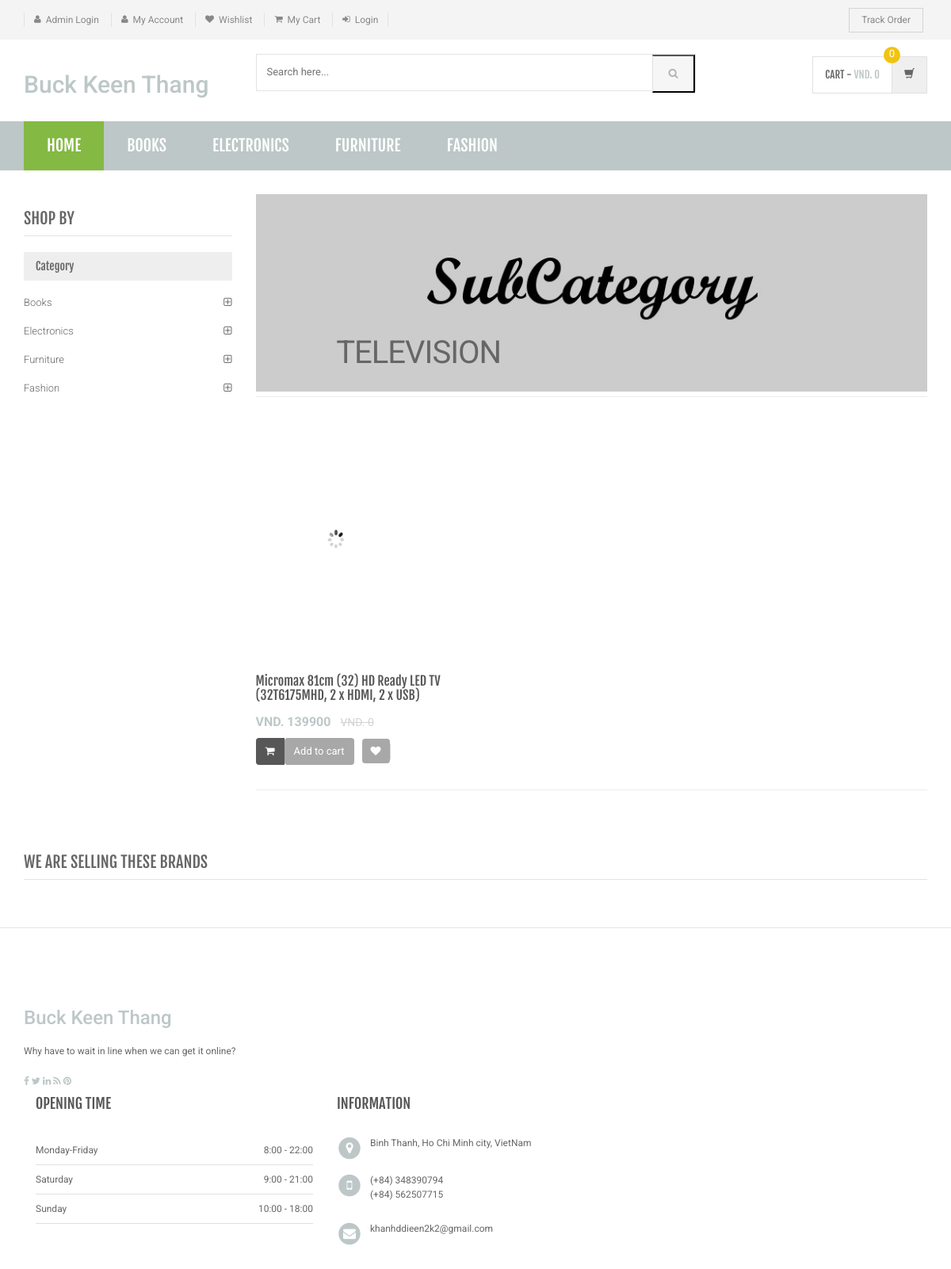
/sub-category.php?scid=3, run on the app's committed database.
### tables this page shows
CREATE TABLE `category` (
  `id` int(11) NOT NULL,
  `categoryName` varchar(255) DEFAULT NULL,
  `categoryDescription` longtext,
  `creationDate` timestamp NOT NULL DEFAULT CURRENT_TIMESTAMP,
  `updationDate` varchar(255) DEFAULT NULL
);

CREATE TABLE `subcategory` (
  `id` int(11) NOT NULL,
  `categoryid` int(11) DEFAULT NULL,
  `subcategory` varchar(255) DEFAULT NULL,
  `creationDate` timestamp NULL DEFAULT CURRENT_TIMESTAMP,
  `updationDate` varchar(255) DEFAULT NULL
);

CREATE TABLE `products` (
  `id` int(11) NOT NULL,
  `category` int(11) NOT NULL,
  `subCategory` int(11) DEFAULT NULL,
  `productName` varchar(255) DEFAULT NULL,
  `productCompany` varchar(255) DEFAULT NULL,
  `productPrice` int(11) DEFAULT NULL,
  `productPriceBeforeDiscount` int(11) DEFAULT NULL,
  `productDescription` longtext,
  `productImage1` varchar(255) DEFAULT NULL,
  `productImage2` varchar(255) DEFAULT NULL,
  `productImage3` varchar(255) DEFAULT NULL,
  `shippingCharge` int(11) DEFAULT NULL,
  `productAvailability` varchar(255) DEFAULT NULL,
  `postingDate` timestamp NULL DEFAULT CURRENT_TIMESTAMP,
  `updationDate` varchar(255) DEFAULT NULL
);

### sub-category.php (the view, shortened to what this page needs)
<?php
include('includes/config.php');
$cid=intval($_GET['scid']);
?>
<!DOCTYPE html>
<html lang="en">
	<head>
	    <link rel="stylesheet" href="assets/css/bootstrap.min.css">
	    <link rel="stylesheet" href="assets/css/main.css">
	    <link rel="stylesheet" href="assets/css/green.css">
	    <link rel="stylesheet" href="assets/css/owl.carousel.css">
		<link rel="stylesheet" href="assets/css/owl.transitions.css">
		<link href="assets/css/lightbox.css" rel="stylesheet">
		<link rel="stylesheet" href="assets/css/animate.min.css">
		<link rel="stylesheet" href="assets/css/rateit.css">
		<link rel="stylesheet" href="assets/css/bootstrap-select.min.css">
		<link rel="stylesheet" href="assets/css/config.css">
		<link href="assets/css/green.css" rel="alternate stylesheet" title="Green color">
		<link href="assets/css/blue.css" rel="alternate stylesheet" title="Blue color">
		<link href="assets/css/red.css" rel="alternate stylesheet" title="Red color">
		<link href="assets/css/orange.css" rel="alternate stylesheet" title="Orange color">
		<link href="assets/css/dark-green.css" rel="alternate stylesheet" title="Darkgreen color">
		<link rel="stylesheet" href="assets/css/font-awesome.min.css">
	</head>
    <body class="cnt-home">
<header class="header-style-1">
<?php include('includes/top-header.php');?>
<?php include('includes/main-header.php');?>
<?php include('includes/menu-bar.php');?>
</header>
<div class="body-content outer-top-xs">
	<div class='container'>
		<div class='row outer-bottom-sm'>
			<div class='col-md-3 sidebar'>
	            <div class="sidebar-module-container">
	            	<h3 class="section-title">shop by</h3>
	            	<div class="sidebar-filter">
<div class="sidebar-widget wow fadeInUp outer-bottom-xs ">
	<div class="widget-header m-t-20">
		<h4 class="widget-title">Category</h4>
	</div>
	<div class="sidebar-widget-body m-t-10">
	         <?php $sql=mysqli_query($con,"select id,categoryName  from category");
while($row=mysqli_fetch_array($sql))
{
    ?>
		<div class="accordion">
	    	<div class="accordion-group">
	            <div class="accordion-heading">
	                <a href="category.php?cid=<?php echo $row['id'];?>"  class="accordion-toggle collapsed">
	                   <?php echo $row['categoryName'];?>
	                </a>
	            </div>
	        </div>
	    </div>
	    <?php } ?>
	</div>
</div>
	            	</div>
	            </div>
            </div>
			<div class='col-md-9'>
	<div id="category" class="category-carousel hidden-xs">
		<div class="item">
			<div class="image">
				<img src="assets/images/banners/cat-banner-2.jpg" alt="" class="img-responsive">
			</div>
			<div class="container-fluid">
				<div class="caption vertical-top text-left">
					<div class="big-text">
						<br />
					</div>
					       <?php $sql=mysqli_query($con,"select subcategory  from subcategory where id='$cid'");
while($row=mysqli_fetch_array($sql))
{
    ?>
					<div class="excerpt hidden-sm hidden-md">
						<?php echo htmlentities($row['subcategory']);?>
					</div>
			<?php } ?>
				</div>
			</div>
		</div>
</div>
				<div class="search-result-container">
					<div id="myTabContent" class="tab-content">
						<div class="tab-pane active " id="grid-container">
							<div class="category-product  inner-top-vs">
								<div class="row">
			<?php
$ret=mysqli_query($con,"select * from products where subCategory='$cid'");
$num=mysqli_num_rows($ret);
if($num>0)
{
while ($row=mysqli_fetch_array($ret))
{?>
		<div class="col-sm-6 col-md-4 wow fadeInUp">
			<div class="products">
	<div class="product">
		<div class="product-image">
			<div class="image">
				<a href="product-details.php?pid=<?php echo htmlentities($row['id']);?>"><img  src="assets/images/blank.gif" data-echo="admin/productimages/<?php echo htmlentities($row['id']);?>/<?php echo htmlentities($row['productImage1']);?>" alt="" width="200" height="300"></a>
			</div>
		</div>
		<div class="product-info text-left">
			<h3 class="name"><a href="product-details.php?pid=<?php echo htmlentities($row['id']);?>"><?php echo htmlentities($row['productName']);?></a></h3>
			<div class="product-price">
				<span class="price">
				 VND. <?php echo htmlentities($row['productPrice']);?>			</span>
										     <span class="price-before-discount">VND. <?php echo htmlentities($row['productPriceBeforeDiscount']);?></span>
			</div>
		</div>
					<div class="cart clearfix animate-effect">
				<div class="action">
					<ul class="list-unstyled">
						<li class="add-cart-button btn-group">
						<?php if($row['productAvailability']=='In Stock'){?>
										<button class="btn btn-primary icon" data-toggle="dropdown" type="button">
								<i class="fa fa-shopping-cart"></i>
							</button>
							<a href="category.php?page=product&action=add&id=<?php echo $row['id']; ?>">
							<button class="btn btn-primary" type="button">Add to cart</button></a>
								<?php } else {?>
							<div class="action" style="color:red">Out of Stock</div>
					<?php } ?>
						</li>
		                <li class="lnk wishlist">
							<a class="add-to-cart" href="category.php?pid=<?php echo htmlentities($row['id'])?>&&action=wishlist" title="Wishlist">
								 <i class="icon fa fa-heart"></i>
							</a>
						</li>
					</ul>
				</div>
			</div>
			</div>
			</div>
		</div>
	  <?php } } else {?>
		<div class="col-sm-6 col-md-4 wow fadeInUp"> <h3>No Product Found</h3>
		</div>
<?php } ?>
										</div>
							</div>
						</div>
				</div>
			</div>
		</div></div>
		<?php include('includes/brands-slider.php');?>
</div>
</div>
<?php include('includes/footer.php');?>
</body>
</html>

### includes/menu-bar.php (shortened to what this page needs)
<div class="header-nav animate-dropdown">
    <div class="container">
        <div class="yamm navbar navbar-default" role="navigation">
            <div class="nav-bg-class">
                <div class="navbar-collapse collapse" id="mc-horizontal-menu-collapse">
	<div class="nav-outer">
		<ul class="nav navbar-nav">
			<li class="active dropdown yamm-fw">
				<a href="index.php" data-hover="dropdown" class="dropdown-toggle">Home</a>
			</li>
              <?php $sql=mysqli_query($con,"select id,categoryName  from category limit 6");
while($row=mysqli_fetch_array($sql))
{
    ?>
			<li class="dropdown yamm">
				<a href="category.php?cid=<?php echo $row['id'];?>"> <?php echo $row['categoryName'];?></a>
			</li>
			<?php } ?>
		</ul>
		<div class="clearfix"></div>
	</div>
</div>
            </div>
        </div>
    </div>
</div>

### assets/css/green.css (style rules this page uses)
a { color: hsl(180, 8%, 76%) }
.header-style-1 .header-nav { background: hsl(180, 8%, 76%) }
.cnt-home .header-style-1 .header-nav .navbar .navbar-nav > li.active { background: #84b943; }
.product .product-info .product-price .price { color: hsl(180, 8%, 76%) }
.sidebar .sidebar-module-container .sidebar-widget .sidebar-widget-body .accordion .accordion-group .accordion-heading .accordion-toggle, .sidebar .sidebar-module-container .sidebar-widget .sidebar-widget-body .accordion .accordion-group .accordion-heading .accordion-toggle:hover, .sidebar .sidebar-module-container .sidebar-widget .sidebar-widget-body .accordion .accordion-group .accordion-heading .accordion-toggle:focus, .sidebar .sidebar-module-container .sidebar-widget .sidebar-widget-body .accordion .accordion-group .accordion-heading .accordion-toggle:after { color: hsl(180, 8%, 76%) }

### assets/css/lightbox.css (style rules this page uses)
body:after { content: url(../images/close.png) url(../images/loading.gif) url(../images/prev.png) url(../images/next.png); display: none; }

### assets/css/blue.css (style rules this page uses)
a { color: #3498db; }
.header-style-1 .header-nav { background: #3498db; }
.cnt-home .header-style-1 .header-nav .navbar .navbar-nav > li.active { background: #1d6ca1; }
.product .product-info .product-price .price { color: #3498db; }
.sidebar .sidebar-module-container .sidebar-widget .sidebar-widget-body .accordion .accordion-group .accordion-heading .accordion-toggle, .sidebar .sidebar-module-container .sidebar-widget .sidebar-widget-body .accordion .accordion-group .accordion-heading .accordion-toggle:hover, .sidebar .sidebar-module-container .sidebar-widget .sidebar-widget-body .accordion .accordion-group .accordion-heading .accordion-toggle:focus, .sidebar .sidebar-module-container .sidebar-widget .sidebar-widget-body .accordion .accordion-group .accordion-heading .accordion-toggle:after { color: #3498db; }

### assets/css/red.css (style rules this page uses)
a { color: #ff6c6c; }
.header-style-1 .header-nav { background: #ff6c6c; }
.cnt-home .header-style-1 .header-nav .navbar .navbar-nav > li.active { background: #ff1a1a; }
.product .product-info .product-price .price { color: #ff6c6c; }
.sidebar .sidebar-module-container .sidebar-widget .sidebar-widget-body .accordion .accordion-group .accordion-heading .accordion-toggle, .sidebar .sidebar-module-container .sidebar-widget .sidebar-widget-body .accordion .accordion-group .accordion-heading .accordion-toggle:hover, .sidebar .sidebar-module-container .sidebar-widget .sidebar-widget-body .accordion .accordion-group .accordion-heading .accordion-toggle:focus, .sidebar .sidebar-module-container .sidebar-widget .sidebar-widget-body .accordion .accordion-group .accordion-heading .accordion-toggle:after { color: #ff6c6c; }

### assets/css/orange.css (style rules this page uses)
a { color: #f39c12; }
.header-style-1 .header-nav { background: #f39c12; }
.cnt-home .header-style-1 .header-nav .navbar .navbar-nav > li.active { background: #ab6c09; }
.product .product-info .product-price .price { color: #f39c12; }
.sidebar .sidebar-module-container .sidebar-widget .sidebar-widget-body .accordion .accordion-group .accordion-heading .accordion-toggle, .sidebar .sidebar-module-container .sidebar-widget .sidebar-widget-body .accordion .accordion-group .accordion-heading .accordion-toggle:hover, .sidebar .sidebar-module-container .sidebar-widget .sidebar-widget-body .accordion .accordion-group .accordion-heading .accordion-toggle:focus, .sidebar .sidebar-module-container .sidebar-widget .sidebar-widget-body .accordion .accordion-group .accordion-heading .accordion-toggle:after { color: #f39c12; }

### assets/css/dark-green.css (style rules this page uses)
a { color: #12cca7; }
.header-style-1 .header-nav { background: #12cca7; }
.cnt-home .header-style-1 .header-nav .navbar .navbar-nav > li.active { background: #0b816a; }
.product .product-info .product-price .price { color: #12cca7; }
.sidebar .sidebar-module-container .sidebar-widget .sidebar-widget-body .accordion .accordion-group .accordion-heading .accordion-toggle, .sidebar .sidebar-module-container .sidebar-widget .sidebar-widget-body .accordion .accordion-group .accordion-heading .accordion-toggle:hover, .sidebar .sidebar-module-container .sidebar-widget .sidebar-widget-body .accordion .accordion-group .accordion-heading .accordion-toggle:focus, .sidebar .sidebar-module-container .sidebar-widget .sidebar-widget-body .accordion .accordion-group .accordion-heading .accordion-toggle:after { color: #12cca7; }

### data on the page
category: categoryName "BOOKS", categoryName "Books"
category: categoryName "ELECTRONICS", categoryName "Electronics"
category: categoryName "FURNITURE", categoryName "Furniture"
category: categoryName "FASHION", categoryName "Fashion"
subcategory: subcategory "TELEVISION"
products: productName "Micromax 81cm (32) HD Ready LED TV (32T6175MHD, 2 x HDMI, 2 x USB)", productPrice "139900", productPriceBeforeDiscount "0"
